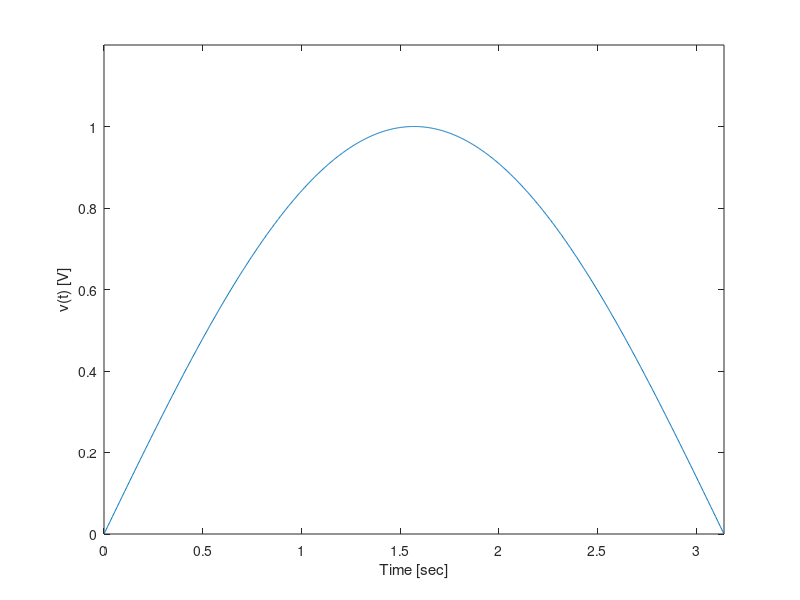

Here is the MATLAB script that generated this plot:
close all % Figureをすべて閉じる
clear % ワークスペースの変数メモリのクリア（初期化）
clc % コマンドウィンドウのクリア
te=pi; % 時間範囲の終点時刻をte= [sec]と指定（始点時刻は0[sec]）
N=1024; % 時間区間0～teを(N-1)等分する数の設定（N個の信号点）
t=linspace(0,te,N); % 時間区間を(N-1)等分するN次元ベクトルを生成
v=sin(t); % 正弦波アナログ信号（ベクトル）の生成
figure(1) % グラフを表示するためのFigureウィンドウの番号
plot(t,v); % アナログ信号のプロット
axis([0,te,0.0,1.2]); % 座標軸の表示範囲[横軸範囲0～te,縦軸範囲0.0～1.2]
xlabel('Time [sec]'); ylabel('v(t) [V]'); % 横軸と縦軸のラベル表示